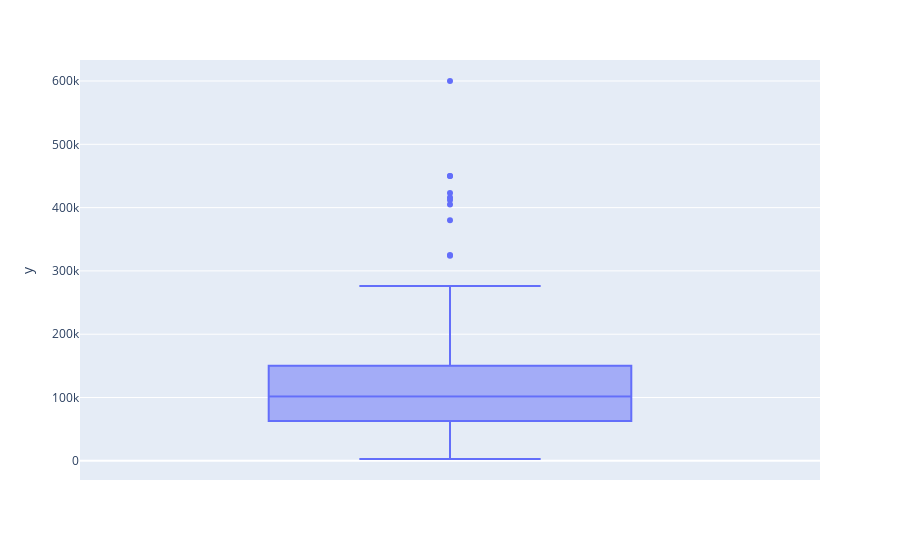

The notebook cell saved with this chart:
### Markdown cell above
Podemos observar que los salarios en promedio se encuentran entre los 62.000 y los 150.000 dólares, con una mediana de 101.000 dólares. También podemos notar que existen algunos outliers que cobran salarios mucho más altos, llegando hasta los 600.000 dólares.

### Code cell
fig1 = px.box(y=df_salary['Salario_en_dolares'])
fig1.show()
plt.show

### Figure 1 — Plotly figure (JSON) as saved in the notebook; plotly's stock layout.template omitted (floating-point values rounded to 4 significant figures; data arrays with more than 128 entries replaced by an {"elided": "..."} marker saying what was removed)
{"data": [{"alignmentgroup": "True", "hovertemplate": "y=%{y}<extra></extra>", "legendgroup": "", "marker": {"color": "#636efa"}, "name": "", "notched": false, "offsetgroup": "", "orientation": "v", "showlegend": false, "type": "box", "x0": " ", "xaxis": "x", "y": {"elided": "607 int values"}, "y0": " ", "yaxis": "y"}], "layout": {"boxmode": "group", "legend": {"tracegroupgap": 0}, "margin": {"t": 60}, "xaxis": {"anchor": "y", "domain": [0, 1]}, "yaxis": {"anchor": "x", "domain": [0, 1], "title": {"text": "y"}}}}
